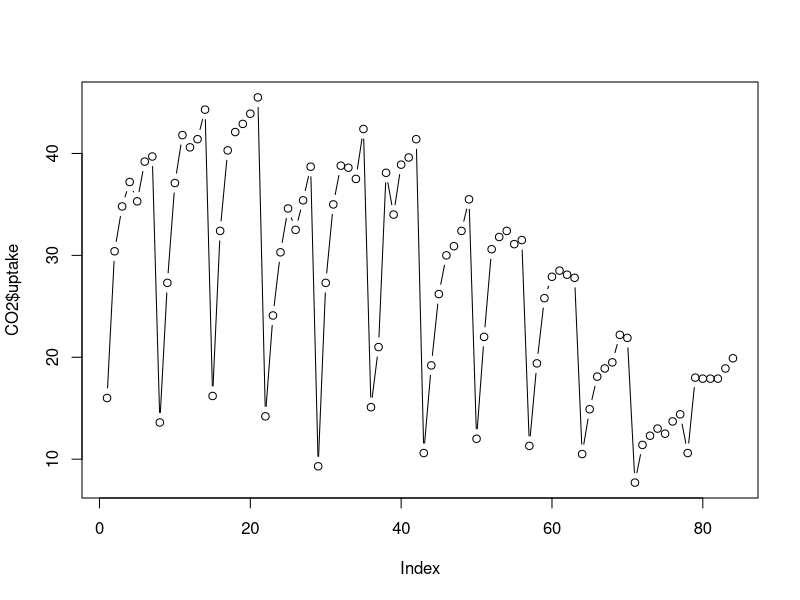
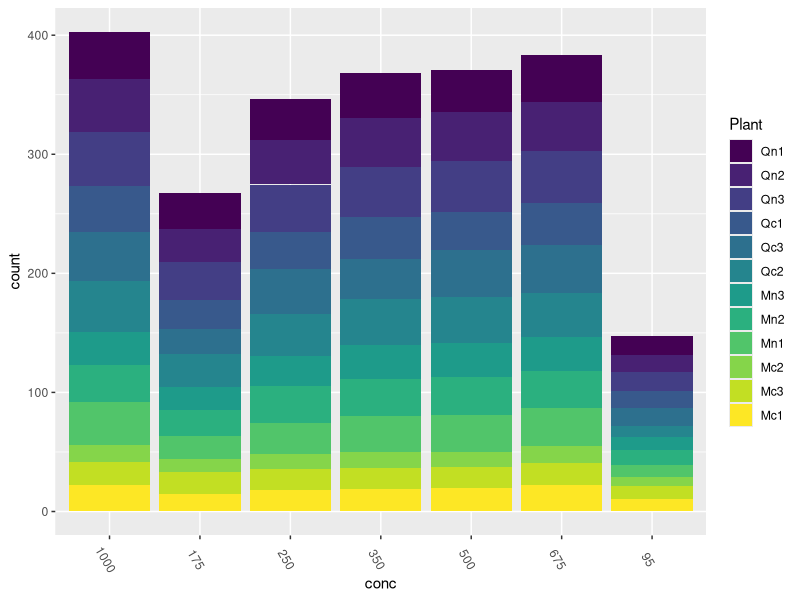

Write R code to recreate these figures, in order.
rm(list = ls())#清空输出
library(datasets)
library(ggplot2)
help("datasets")

?CO2
#Plant
#an ordered factor with levels Qn1 < Qn2 < Qn3 < ... < Mc1 
#giving a unique identifier for each plant.

#Type
#a factor with levels Quebec Mississippi giving the origin of the plant

#Treatment
#a factor with levels nonchilled chilled

#conc
#a numeric vector of ambient carbon dioxide concentrations (mL/L).

#uptake
#a numeric vector of carbon dioxide uptake rates (\mu\mbox{mol}/m^2μmol/m2sec).

data(CO2, package = "datasets")
data_CO2 = CO2
data_CO2$conc = as.character(CO2$conc)

#绘制散点图
plot(CO2$uptake,type = "b")

#绘制堆叠柱状图
ggplot( data_CO2, aes( x = conc , weight = uptake, fill = Plant)) +
  geom_bar( position = "stack") +theme(panel.border = element_blank())+
  theme(axis.text.x = element_text(angle=-60)) 